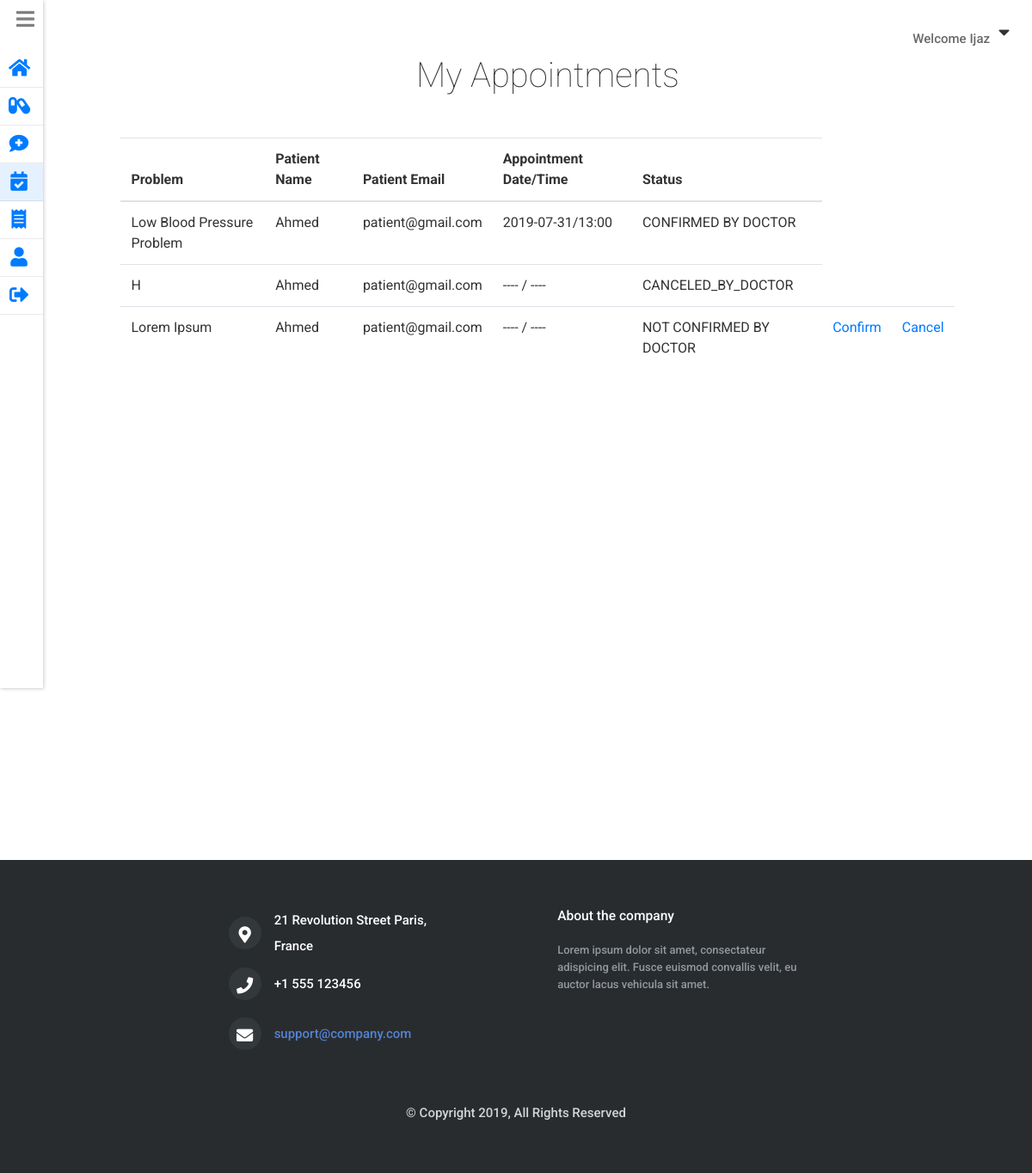
/doctor/my_appointments.php (signed in), run on the app's committed database.
### tables this page shows
CREATE TABLE `doctors` (
  `id` int(11) NOT NULL,
  `username` varchar(255) NOT NULL,
  `name` varchar(255) NOT NULL,
  `email` varchar(255) NOT NULL,
  `gender` varchar(6) NOT NULL,
  `hashedPassword` varchar(255) NOT NULL,
  `phone` varchar(60) NOT NULL,
  `address` varchar(255) NOT NULL,
  `city` varchar(60) NOT NULL,
  `dob` varchar(255) NOT NULL,
  `about` varchar(255) NOT NULL,
  `specialization` varchar(60) NOT NULL,
  `qualification` varchar(60) NOT NULL,
  `fees` int(11) NOT NULL,
  `created_on` timestamp NOT NULL DEFAULT CURRENT_TIMESTAMP
);

CREATE TABLE `appointments` (
  `id` int(11) NOT NULL,
  `patient_problem` varchar(255) NOT NULL,
  `patient_id` int(11) NOT NULL,
  `doctor_id` int(11) DEFAULT NULL,
  `date` varchar(255) NOT NULL,
  `time` varchar(255) NOT NULL,
  `status` varchar(255) NOT NULL,
  `created_on` timestamp NOT NULL DEFAULT CURRENT_TIMESTAMP
);

CREATE TABLE `patients` (
  `id` int(11) NOT NULL,
  `username` varchar(255) NOT NULL,
  `name` varchar(255) NOT NULL,
  `email` varchar(255) NOT NULL,
  `gender` varchar(6) NOT NULL,
  `hashedPassword` varchar(255) NOT NULL,
  `phone` varchar(255) NOT NULL,
  `address` varchar(255) NOT NULL,
  `city` varchar(255) NOT NULL,
  `dob` varchar(255) NOT NULL,
  `created_on` timestamp NOT NULL DEFAULT CURRENT_TIMESTAMP
);

### private/functions.php (called while the page is built, shortened)
<?php
function loggedInDoctorId(){
  return $_SESSION[SessionContract::SESSION_DOCTOR_ID];
}
  function urlFor($script_path) {
      if($script_path[0] != '/') {
        $script_path = "/" . $script_path;
      }
      return WWW_ROOT . $script_path;
  }
  function getStylePath($stylesheet_name) {
      if($stylesheet_name[0] != '/') {
        $stylesheet_name = "/" . $stylesheet_name;
      }
      return STYLES_PATH . $stylesheet_name;
  }
?>

### private/model/doctor.class.php (called while the page is built, shortened)
<?php
class Doctor
{
    private $name;
    static private $db;
    function __construct($args =[]){
            $this->setId($args[DoctorTable::COLUMN_ID] ?? '');
    }
    static public function setDatabase($pdo){
      if($pdo){
        Doctor::$db = $pdo;
      }
      else{
        throw new \Exception("Please pass valid database in doctor ");
      }
    }
    static public function find_doctor_by_id($id){
        $queryString = "SELECT * FROM ".DoctorTable::TABLE_NAME;
        $queryString .= " WHERE ".DoctorTable::COLUMN_ID." = ?";
        $stmt = Doctor::$db->prepare($queryString);
        $stmt->execute([$id]);
        $doctor = $stmt->fetch(PDO::FETCH_ASSOC);
        if($doctor){
          return new Doctor($doctor);
        }
        return false;
    }
    public function setId($id) {
         $this->reviews = Review::find_reviews_by_doctor_id($id);
    }
    public function getName() {
         return $this->name;
    }
    public function setName($name) {
         $this->name = $name;
    }
}
 ?>

### private/model/review.class.php (called while the page is built, shortened)
<?php
class Review
{
    static private $db;
    static public function setDatabase($pdo){
      if($pdo){
        Review::$db = $pdo;
      }
      else{
        throw new \Exception("Please pass valid database in Review1 ");
      }
    }
    static public function find_reviews_by_doctor_id($doctor_id){
        $queryString  = "SELECT * FROM ".ReviewTable::TABLE_NAME." ";
        $queryString .= "WHERE ".ReviewTable::COLUMN_DOCTOR_ID." = ?";
        $stmt = Review::$db->prepare($queryString);
        $stmt->execute([$doctor_id]);
        $reviews  = $stmt->fetchAll(PDO::FETCH_ASSOC);
        if(!empty($reviews)){
          return $reviews;
        }else{
          return false;
        }
      }
}
?>

### private/model/appointment.class.php (called while the page is built, shortened)
<?php
class Appointment
{
    private $id;
    private $patient_problem;
    private $date;
    private $time;
    private $status;
    private $patient;
    static private $db;
   static public function setDatabase($pdo){
   if($pdo){
     Appointment::$db = $pdo;
   }
   else{
     throw new \Exception("Please pass valid database in Appointment table ");
   }
 }
   static public function findAppointmentsByDoctorId($doctorId){
     $queryString  = "SELECT * FROM ".AppointmentTable::TABLE_NAME." ";
     $queryString .= "WHERE ".AppointmentTable::COLUMN_DOCTOR_ID." = ?";
     $stmt = Appointment::$db->prepare($queryString);
     $stmt->execute([$doctorId]);
     $appointments = [];
     while($appointmentAssoc = $stmt->fetch(PDO::FETCH_ASSOC)){
       $appointments[]= new self($appointmentAssoc);
     }
     if(!empty($appointments)){
       return $appointments;
     }else{
       return false;
     }
   }
   public function getPatient(){
     return $this->patient;
   }
  function __construct($args = [])
  {
      $this->setPatient_id($args[AppointmentTable::COLUMN_PATIENT_ID] ?? '');
      $this->setDoctor_id($args[AppointmentTable::COLUMN_DOCTOR_ID] ?? '');
  }
  public function getId() {
        return $this->id ;
   }
   public function setId($id) {
        $this->id = $id ;
   }
   public function getPatient_problem() {
        return $this->patient_problem ;
   }
   public function setPatient_problem($patient_problem) {
        $this->patient_problem = $patient_problem ;
   }
   public function setPatient_id($patient_id) {
        $this->patient = Patient::find_patient_by_id($patient_id);
   }
   public function setDoctor_id($doctor_id) {
        $this->doctor = Doctor::find_doctor_by_id($doctor_id);
   }
   public function getDate() {
    return $this->date ;
   }
   public function setDate($date) {
        $this->date = $date ;
   }
   public function getTime() {
        return $this->time ;
   }
   public function setTime($time) {
        $this->time = $time ;
   }
   public function getStatus() {
        return $this->status ;
   }
   public function setStatus($status) {
        $this->status = $status ;
   }
}
 ?>

### private/model/patient.class.php (called while the page is built, shortened)
<?php
class Patient {
    private $name;
    private $email;
    static private $db;
  static public function setDatabase($pdo){
    if($pdo){
      Patient::$db = $pdo;
    }
    else{
      throw new \Exception("Please pass valid database in Patient ");
    }
  }
  static public function find_patient_by_id($id){
    $queryString  = "SELECT * FROM ".PatientTable::TABLE_NAME." ";
    $queryString .= "WHERE ".PatientTable::COLUMN_ID." = ?";
    $stmt = Patient::$db->prepare($queryString);
    $stmt->execute([$id]);
    $patient = $stmt->fetch(PDO::FETCH_ASSOC);
    if($patient){
      return new Patient($patient);
    }
    else {
      return false;
    }
  }
  public function setName($name='')
  {
    $this->name = $name;
  }
  public function setEmail($email='')
  {
    $this->email = $email;
  }
  public function getName()
  {
    return $this->name;
  }
  public function getEmail()
  {
    return $this->email;
  }
}
?>

### public/doctor/my_appointments.php (the view, shortened to what this page needs)
<?php  require_once('../../private/initialize.php');
    $doctor_id = loggedInDoctorId();
    $appointments = Appointment::findAppointmentsByDoctorId($doctor_id);
    $page_title = "My Appointments";
    require_once(getSharedFilePath('doctor/header.php'));
?>
    <section class="main_content  mb-5">
      <h1 class="mb-4 text-center">My Appointments</h1>
      <table  class=" col-12 mx-auto col-sm-11 mt-5 table table-responsive" >
        <thead>
          <tr>
            <th>Problem</th>
            <th>Patient Name</th>
            <th>Patient Email</th>
            <th>Appointment Date/Time</th>
            <th>Status</th>
          </tr>
        </thead>
        <tbody>
          <?php foreach ($appointments as $appointment): ?>
            <?php if($appointment->getPatient()!=false){ ?>
            <tr>
              <td><?php echo $appointment->getPatient_problem(); ?></td>
              <td><?php echo $appointment->getPatient()->getName(); ?></td>
              <td><?php echo $appointment->getPatient()->getEmail(); ?></td>
              <td><?php echo $appointment->getDate()."/".$appointment->getTime(); ?></td>
              <td><?php echo $appointment->getStatus(); ?></td>
                <?php
                    if($appointment->getStatus() === Appointment::STATUS_NOT_CONFIRMED_BY_DOCTOR){?>
                        <td> <a href="<?php echo urlFor('doctor/confirm_appointment.php?appointment_id='.$appointment->getId()); ?>">Confirm</a> </td>
                        <td> <a href="<?php echo urlFor('doctor/cancel_appointment.php?appointment_id='.$appointment->getId()); ?>">Cancel</a> </td>
                   <?php  } ?>
            </tr>
          <?php } endforeach; ?>
        </tbody>
      </table>
    </section>
<?php     require_once(getSharedFilePath('doctor/footer.php')); ?>

### private/shared/doctor/header.php (shortened to what this page needs)
<?php
  $doctor_id = loggedInDoctorId();
  $doctor = Doctor::find_doctor_by_id($doctor_id);
 ?>
<!DOCTYPE html>
<html lang="en" dir="ltr">
  <head>
    <link rel="stylesheet" href="<?php echo getStylePath("main.css"); ?>">
    <link rel="stylesheet" href="https://stackpath.bootstrapcdn.com/bootstrap/4.3.1/css/bootstrap.min.css">
    <link rel="stylesheet" href="https://use.fontawesome.com/releases/v5.7.0/css/all.css">
  </head>
  <body>
      <div class="welcome_bar">
        <p>Welcome <?php echo $doctor->getName(); ?> </p><i id="welcome_drop_down_btn" class="fas fa-caret-down"></i>
      </div>
    <div class="content">
      <nav class="drawer
      <?php if($page_title=='My Appointments'){echo "drawer_collapse";}; ?>">
         <i id="drawer_icon" class="fas fa-bars"></i>
         <ul>
         <li onclick="location.href='<?php echo urlFor("doctor/index.php"); ?>';"
           class="<?php if($page_title=='Dashboard'){echo "item_selected";}; ?>">
           <i class="drawer_item_icon fas fa-home"></i>
         </li>
         <li onclick="location.href='<?php echo urlFor("doctor/prescription_requests.php"); ?>';"
           class="<?php if($page_title=='Prescription Requests'){echo "item_selected";}; ?>">
           <i class="drawer_item_icon fas fa-capsules"></i>
         </li>
         <li onclick="location.href='<?php echo urlFor("doctor/doctor_answered_prescriptions.php"); ?>';"
           class="<?php if($page_title=='My Answered Prescriptions'){echo "item_selected";}; ?>">
           <i class="drawer_item_icon fas fa-comment-medical"></i>
         </li>
         <li  onclick="location.href='<?php echo urlFor("doctor/my_appointments.php"); ?>';"
           class="<?php if($page_title=='My Appointments'){echo "item_selected";}; ?>">
           <i class="drawer_item_icon fas fa-calendar-check"></i>
         </li>
         <li onclick="location.href='<?php echo urlFor("doctor/report.php"); ?>';"
           class="<?php if($page_title=='View Report'){echo "item_selected";}; ?>">
           <i class="drawer_item_icon fas fa-receipt"></i>
         </li>
         <li onclick="location.href='<?php echo urlFor("doctor/profile.php"); ?>';"
           class="<?php if($page_title=='Profile'){echo "item_selected";}; ?>">
           <i class="drawer_item_icon fas fa-user"></i>
         </li>
         <li onclick="location.href='<?php echo urlFor("doctor/doLogout.php"); ?>';">
           <i class="drawer_item_icon fas fa-sign-out-alt"></i>
         </li>
       </ul>
      </nav>

### private/styles/css/main.css (style rules this page uses)
* { margin: 0; padding: 0; -webkit-font-smoothing: antialiased; -webkit-text-shadow: rgba(0, 0, 0, 0.01) 0 0 1px; text-shadow: rgba(0, 0, 0, 0.01) 0 0 1px; }
body { font-family: 'Roboto', sans-serif; font-size: 15px; font-weight: 500; background: #FFFFFF; color: #696969; }
div { display: block; position: relative; -webkit-box-sizing: border-box; -moz-box-sizing: border-box; box-sizing: border-box; }
ul { list-style: none; margin-bottom: 0px; }
p { font-family: 'Roboto', sans-serif; font-size: 15px; line-height: 2; font-weight: 500; color: #696969; -webkit-font-smoothing: antialiased; -webkit-text-shadow: rgba(0, 0, 0, 0.01) 0 0 1px; text-shadow: rgba(0, 0, 0, 0.01) 0 0 1px; }
p:last-of-type { margin-bottom: 0; }
a { -webkit-transition: all 200ms ease; -moz-transition: all 200ms ease; -ms-transition: all 200ms ease; -o-transition: all 200ms ease; transition: all 200ms ease; }
a, a:hover, a:visited, a:active, a:link { text-decoration: none; }
h1 { font-size: 48px; }
h1, h2, h3, h4, h5, h6 { font-family: 'Roboto', sans-serif; -webkit-font-smoothing: antialiased; -webkit-text-shadow: rgba(0, 0, 0, 0.01) 0 0 1px; text-shadow: rgba(0, 0, 0, 0.01) 0 0 1px; }
section { display: block; position: relative; box-sizing: border-box; }
* { margin: 0; padding: 0; font-family: 'Roboto', sans-serif; color: #333333; }
.welcome_bar { display: flex; position: absolute; z-index: 1; top: 0; right: 0; margin: 16px; align-items: center; justify-content: center; }
.welcome_bar p { margin-top: 14px; }
.welcome_bar #welcome_drop_down_btn { font-size: 1.3em; padding: 10px; box-sizing: border-box; fill: #333333; }
.content { display: flex; }
.drawer { position: relative; font-weight: normal; height: 100vh; display: block; box-shadow: 1px 1px 4px rgba(0, 0, 0, 0.2); flex-basis: 350px; }
.drawer.drawer_collapse { flex-basis: 0px; }
.drawer.drawer_collapse li { padding-right: 16px; }
.drawer #drawer_icon { font-size: 1.5em; color: grey; position: absolute; top: 0; right: 0; padding: 10px; box-sizing: border-box; }
.drawer ul { list-style: none; display: flex; flex-direction: column; padding-top: 58px; }
.drawer li { display: flex; justify-content: flex-start; align-items: center; padding: 10px; padding-right: 48px; box-sizing: border-box; position: relative; }
.drawer li::after { display: inline-block; content: ""; height: 1px; width: 100%; position: absolute; bottom: 0; left: 0; background: rgba(51, 51, 51, 0.1); }
.drawer .drawer_item_icon { font-size: 1.4em; text-align: center; width: 24px; height: 24px; color: #007bff; }
.drawer .item_selected { background: rgba(0, 123, 255, 0.1); }
.main_content { width: 100%; padding: 0 30px; margin-bottom: 0px; }
.main_content h1 { font-weight: lighter; text-align: center; margin-left: 24px; margin-top: 64px; }
table.table a { color: #007bff; }

### data on the page
doctors: name "Ijaz"
appointments: patient_problem "Low Blood Pressure Problem", patient.name "Ahmed", patient.email "patient@gmail.com", date "2019-07-31", time "13:00", status "CONFIRMED BY DOCTOR"
appointments: patient_problem "H", patient.name "Ahmed", patient.email "patient@gmail.com", date "----", time "----", status "CANCELED_BY_DOCTOR"
appointments: patient_problem "Lorem Ipsum", patient.name "Ahmed", patient.email "patient@gmail.com", date "----", time "----", status "NOT CONFIRMED BY DOCTOR"
